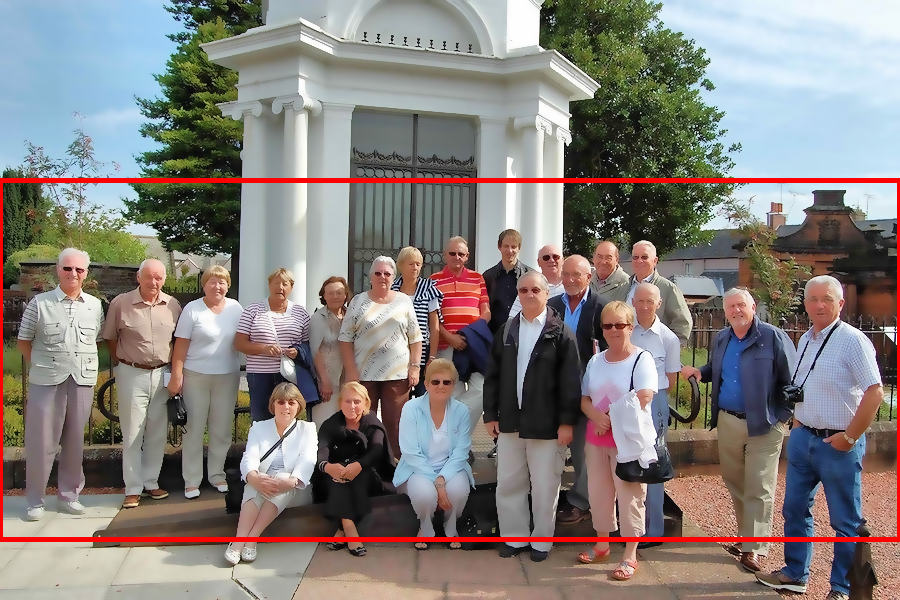
#> input picture assets/images/crowd_detection/crowd_detection_ex_pred.png, 900 x 600 px
$ python a.py
#> lines starting #> are read from the running program, lines starting #| are printed output that depends on the picture; after the words box and inside, x2 and y2 are one past the last pixel; in counts of white or black regions, pixels touching at a corner belong together
import cv2 as cv
import numpy as np
from matplotlib import pyplot as plt
img = cv.imread('crowd_detection_ex_pred.png',0)
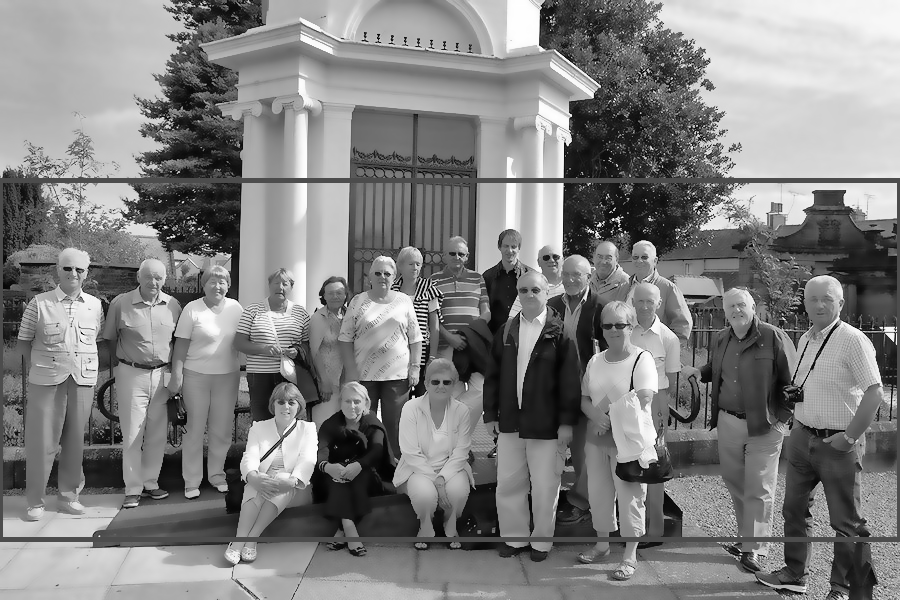
#> img: shape (600, 900); min 2, max 255, mean 127.9
img = cv.medianBlur(img,5)
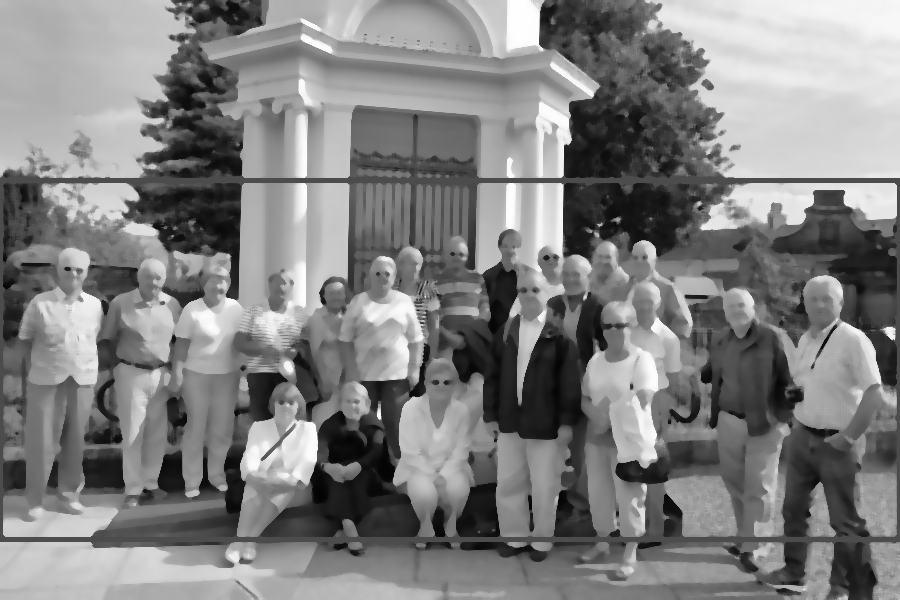
#> img: shape (600, 900); min 3, max 254, mean 128.1
ret,th1 = cv.threshold(img,127,255,cv.THRESH_BINARY)
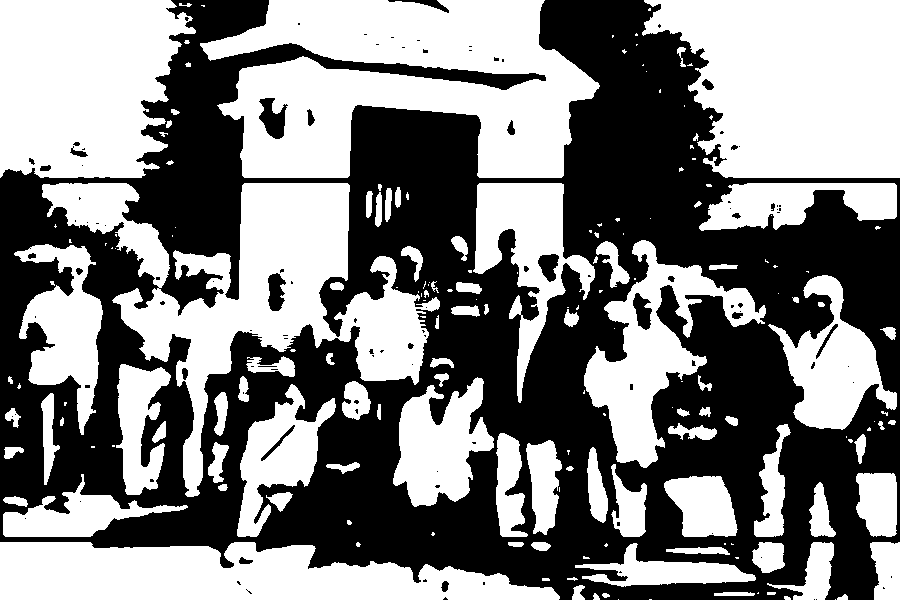
#> th1: shape (600, 900); 50.4% white; 110 black regions (83 under 20 px), largest, box (x1, y1, x2, y2) and area: (0, 0, 900, 600) 263779, (259, 98, 288, 139) 693, (268, 273, 286, 311) 487
th2 = cv.adaptiveThreshold(img,255,cv.ADAPTIVE_THRESH_MEAN_C,\
            cv.THRESH_BINARY,11,2)
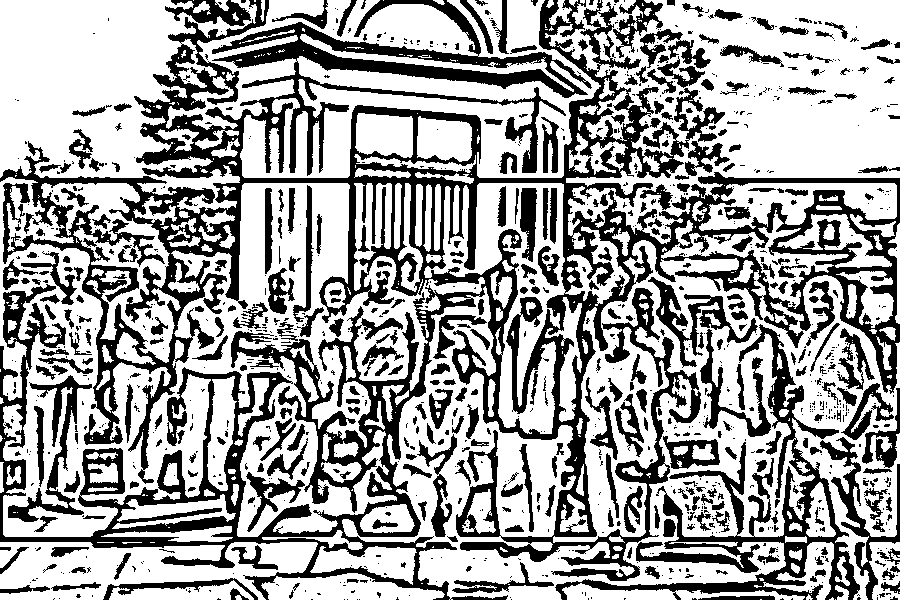
#> th2: shape (600, 900); 63.7% white; 1075 black regions (716 under 20 px), largest, box (x1, y1, x2, y2) and area: (0, 0, 900, 600) 124748, (555, 324, 860, 600) 12285, (8, 375, 92, 522) 2434
th3 = cv.adaptiveThreshold(img,255,cv.ADAPTIVE_THRESH_GAUSSIAN_C,\
            cv.THRESH_BINARY,11,2)
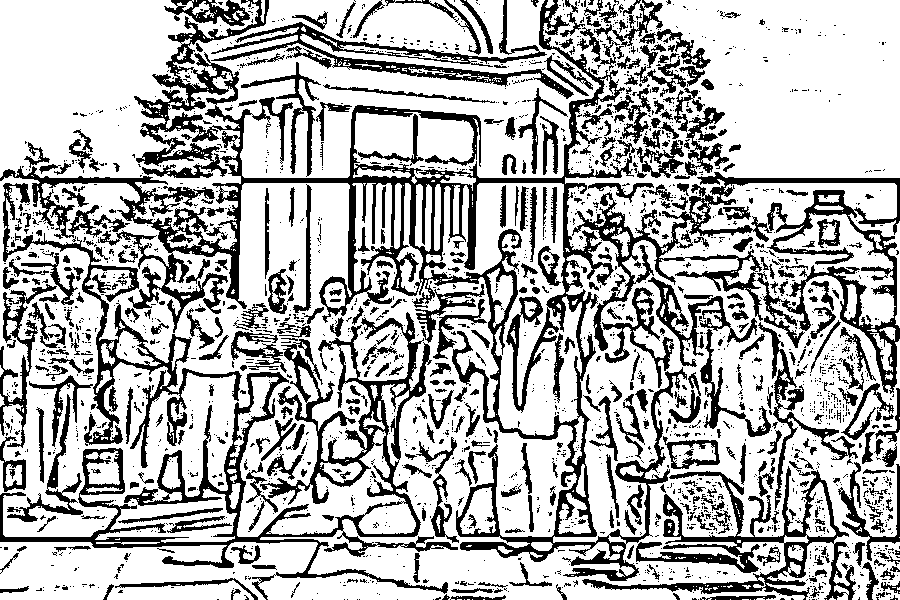
#> th3: shape (600, 900); 70.9% white; 2248 black regions (1786 under 20 px), largest, box (x1, y1, x2, y2) and area: (0, 0, 687, 581) 41359, (0, 312, 458, 600) 17395, (572, 172, 900, 394) 12680
titles = ['Original Image', 'Global Thresholding (v = 127)',
            'Adaptive Mean Thresholding', 'Adaptive Gaussian Thresholding']
images = [img, th1, th2, th3]
print(th3)
#> (printed output is left out)
for i in range(4):
    plt.subplot(2,2,i+1),plt.imshow(images[i],'gray')
    plt.title(titles[i])
    plt.xticks([]),plt.yticks([])
plt.show()
